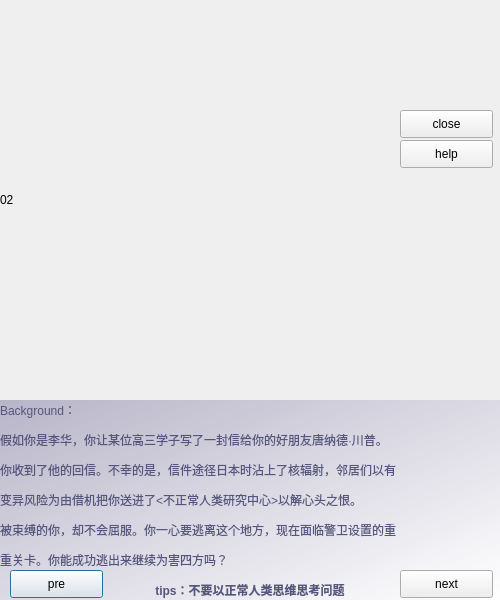
<?xml version="1.0" encoding="UTF-8"?>
<ui version="4.0">
 <class>Dialog2</class>
 <widget class="QDialog" name="Dialog2">
  <property name="geometry">
   <rect>
    <x>0</x>
    <y>0</y>
    <width>500</width>
    <height>600</height>
   </rect>
  </property>
  <property name="windowTitle">
   <string>Dialog</string>
  </property>
  <widget class="QLabel" name="label">
   <property name="geometry">
    <rect>
     <x>0</x>
     <y>0</y>
     <width>500</width>
     <height>400</height>
    </rect>
   </property>
   <property name="text">
    <string>02</string>
   </property>
  </widget>
  <widget class="QPushButton" name="pushButton">
   <property name="geometry">
    <rect>
     <x>10</x>
     <y>570</y>
     <width>93</width>
     <height>28</height>
    </rect>
   </property>
   <property name="text">
    <string>pre</string>
   </property>
  </widget>
  <widget class="QPushButton" name="pushButton_2">
   <property name="geometry">
    <rect>
     <x>400</x>
     <y>570</y>
     <width>93</width>
     <height>28</height>
    </rect>
   </property>
   <property name="text">
    <string>next</string>
   </property>
  </widget>
  <widget class="QPushButton" name="pushButton_3">
   <property name="geometry">
    <rect>
     <x>400</x>
     <y>110</y>
     <width>93</width>
     <height>28</height>
    </rect>
   </property>
   <property name="text">
    <string>close</string>
   </property>
  </widget>
  <widget class="QPushButton" name="pushButton_4">
   <property name="geometry">
    <rect>
     <x>400</x>
     <y>140</y>
     <width>93</width>
     <height>28</height>
    </rect>
   </property>
   <property name="text">
    <string>help</string>
   </property>
  </widget>
  <widget class="QLabel" name="label_2">
   <property name="geometry">
    <rect>
     <x>0</x>
     <y>400</y>
     <width>500</width>
     <height>200</height>
    </rect>
   </property>
   <property name="styleSheet">
    <string notr="true">background-color: qlineargradient(spread:pad, x1:0, y1:0, x2:1, y2:1, stop:0 rgba(175, 171, 194, 220), stop:1 rgba(255, 255, 255, 255));
color: rgb(85, 85, 127);</string>
   </property>
   <property name="text">
    <string>&lt;html&gt;&lt;head/&gt;&lt;body&gt;&lt;p align=&quot;justify&quot;&gt;Background：&lt;/p&gt;&lt;p align=&quot;justify&quot;&gt;假如你是李华，你让某位高三学子写了一封信给你的好朋友唐纳德·川普。&lt;/p&gt;&lt;p align=&quot;justify&quot;&gt;你收到了他的回信。不幸的是，信件途径日本时沾上了核辐射，邻居们以有&lt;/p&gt;&lt;p align=&quot;justify&quot;&gt;变异风险为由借机把你送进了&amp;lt;不正常人类研究中心&amp;gt;以解心头之恨。&lt;/p&gt;&lt;p align=&quot;justify&quot;&gt;被束缚的你，却不会屈服。你一心要逃离这个地方，现在面临警卫设置的重&lt;/p&gt;&lt;p align=&quot;justify&quot;&gt;重关卡。你能成功逃出来继续为害四方吗？&lt;/p&gt;&lt;p align=&quot;center&quot;&gt;&lt;span style=&quot; font-weight:600;&quot;&gt;tips：不要以正常人类思维思考问题&lt;/span&gt;&lt;/p&gt;&lt;/body&gt;&lt;/html&gt;</string>
   </property>
  </widget>
  <zorder>label_2</zorder>
  <zorder>label</zorder>
  <zorder>pushButton</zorder>
  <zorder>pushButton_2</zorder>
  <zorder>pushButton_3</zorder>
  <zorder>pushButton_4</zorder>
 </widget>
 <resources/>
 <connections/>
</ui>
